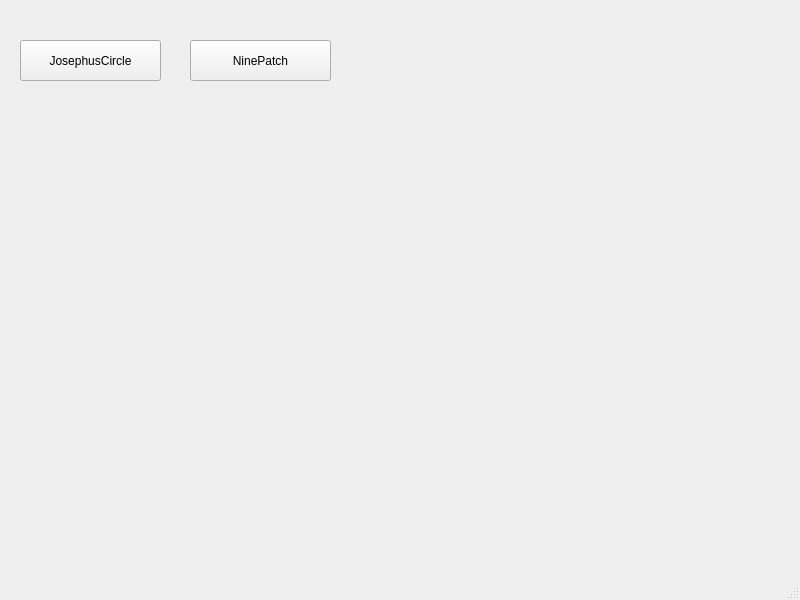
<?xml version="1.0" encoding="UTF-8"?>
<ui version="4.0">
 <class>MainWindow</class>
 <widget class="QMainWindow" name="MainWindow">
  <property name="geometry">
   <rect>
    <x>0</x>
    <y>0</y>
    <width>800</width>
    <height>600</height>
   </rect>
  </property>
  <property name="windowTitle">
   <string>MainWindow</string>
  </property>
  <widget class="QWidget" name="centralwidget">
   <widget class="QPushButton" name="NinePatchButton">
    <property name="geometry">
     <rect>
      <x>190</x>
      <y>40</y>
      <width>141</width>
      <height>41</height>
     </rect>
    </property>
    <property name="text">
     <string>NinePatch</string>
    </property>
   </widget>
   <widget class="QPushButton" name="JosephusCircleButton">
    <property name="geometry">
     <rect>
      <x>20</x>
      <y>40</y>
      <width>141</width>
      <height>41</height>
     </rect>
    </property>
    <property name="text">
     <string>JosephusCircle</string>
    </property>
   </widget>
  </widget>
  <widget class="QMenuBar" name="menubar">
   <property name="geometry">
    <rect>
     <x>0</x>
     <y>0</y>
     <width>800</width>
     <height>23</height>
    </rect>
   </property>
  </widget>
  <widget class="QStatusBar" name="statusbar"/>
  <action name="actionnew">
   <property name="text">
    <string>new</string>
   </property>
  </action>
 </widget>
 <resources/>
 <connections/>
</ui>
